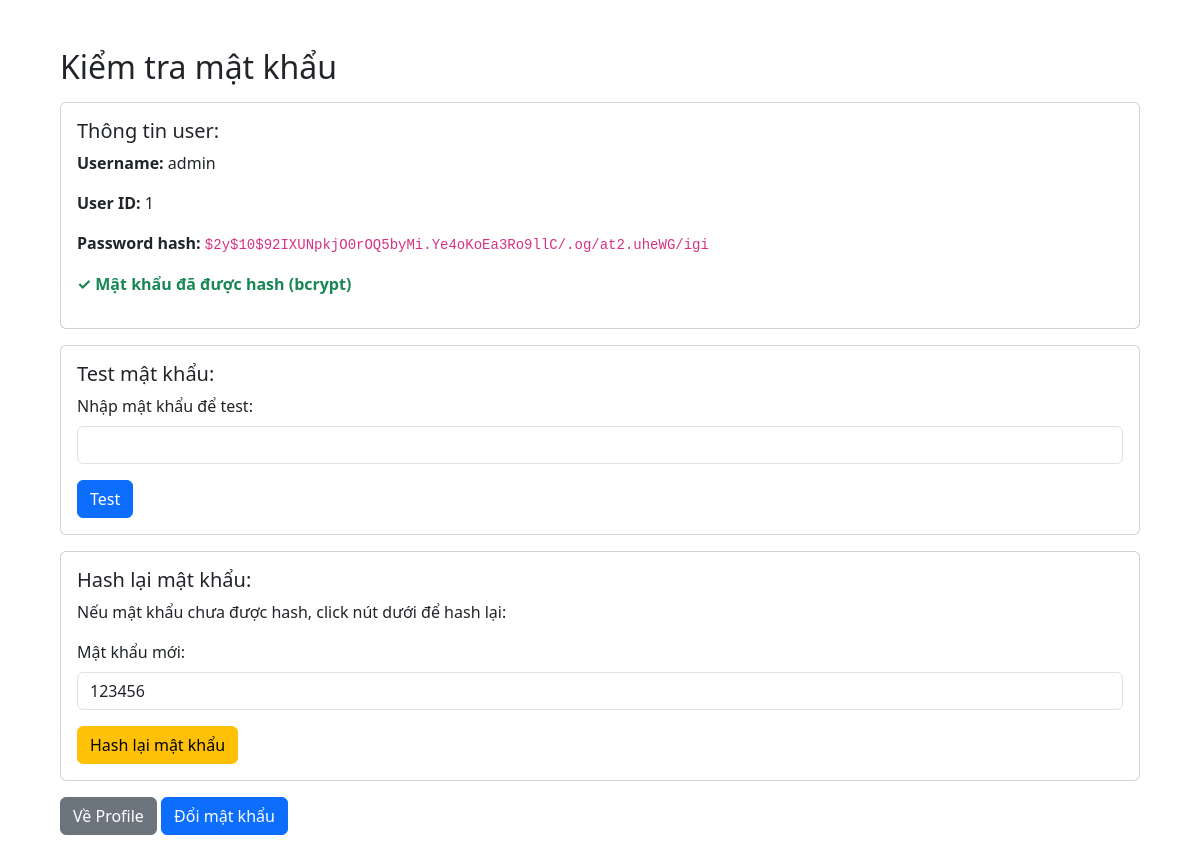
/check_password.php (signed in), run on an earlier commit of the app's database.
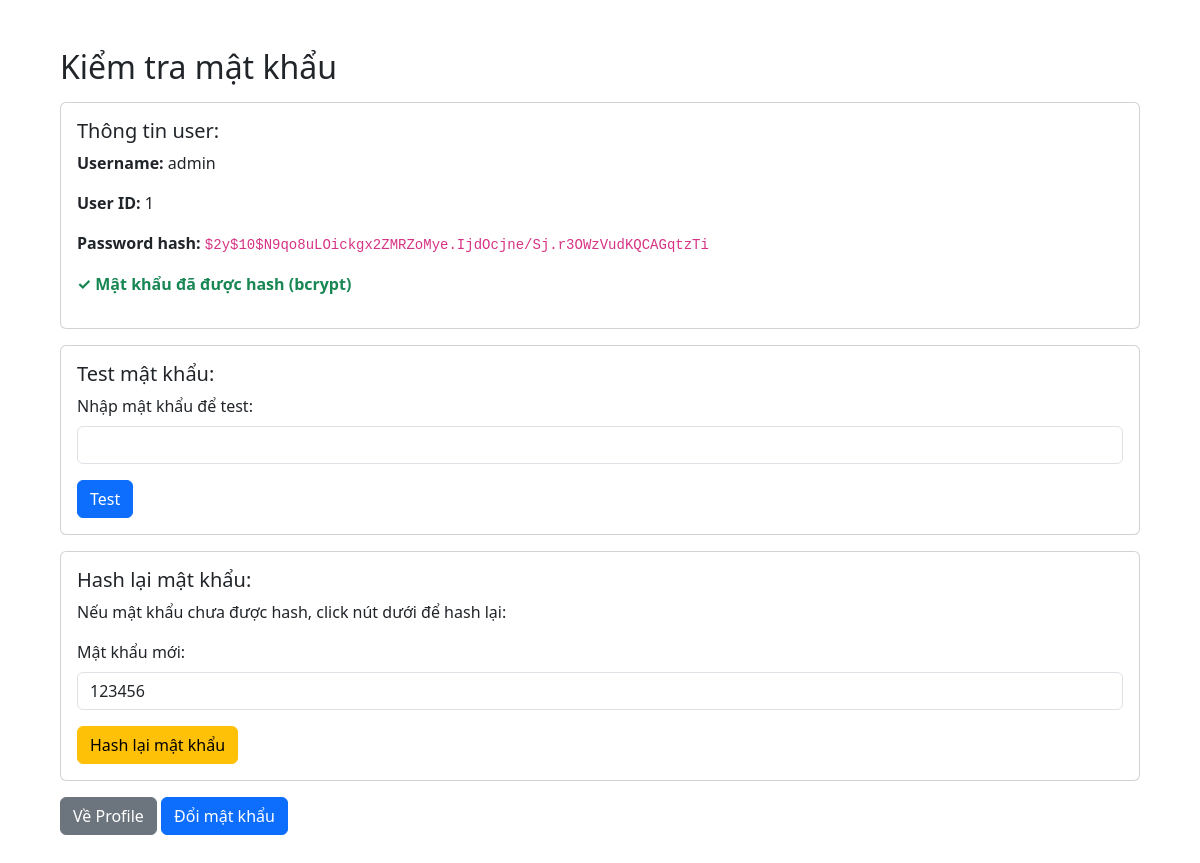
And on a later commit of the database.
### tables this page shows
CREATE TABLE users (
    user_id INT PRIMARY KEY AUTO_INCREMENT,
    username VARCHAR(50) UNIQUE NOT NULL,
    password VARCHAR(255) NOT NULL,
    full_name VARCHAR(100) NOT NULL,
    phone VARCHAR(20) COMMENT 'Số điện thoại',
    role ENUM('staff', 'manager') NOT NULL,
    created_at TIMESTAMP DEFAULT CURRENT_TIMESTAMP,
    updated_at DATETIME DEFAULT NULL,
    is_active TINYINT(1) DEFAULT 1
);

### models/Database.php (called while the page is built, shortened)
<?php
class Database {
    private static $instance = null;
    private $connection;
    private function __construct() {
        $maxRetries = 3;
        $retryCount = 0;
        while ($retryCount < $maxRetries) {
            try {
                $dsn = "mysql:host=" . DB_HOST . ";dbname=" . DB_NAME . ";charset=" . DB_CHARSET;
                $options = [
                    PDO::ATTR_ERRMODE => PDO::ERRMODE_EXCEPTION,
                    PDO::ATTR_DEFAULT_FETCH_MODE => PDO::FETCH_ASSOC,
                    PDO::ATTR_EMULATE_PREPARES => false,
                    PDO::ATTR_TIMEOUT => 10,
                    PDO::MYSQL_ATTR_INIT_COMMAND => "SET NAMES utf8mb4"
                ];
                $this->connection = new PDO($dsn, DB_USER, DB_PASS, $options);
                $this->connection->query("SELECT 1");
                return;
            } catch (PDOException $e) {
                try {
                    $dsn = "mysql:host=" . DB_HOST . ";charset=" . DB_CHARSET;
                    $pdo = new PDO($dsn, DB_USER, DB_PASS, $options);
                    $pdo->exec("CREATE DATABASE IF NOT EXISTS " . DB_NAME . " CHARACTER SET utf8mb4 COLLATE utf8mb4_unicode_ci");
                    $pdo->exec("USE " . DB_NAME);
                    $this->createUsersTable($pdo);
                    $this->connection = $pdo;
                    return;
                } catch (PDOException $e2) {
                    $retryCount++;
                    if ($retryCount >= $maxRetries) {
                        error_log("Database connection error after {$maxRetries} retries: " . $e2->getMessage());
                        error_log("Connection details - Host: " . DB_HOST . ", Database: " . DB_NAME . ", User: " . DB_USER);
                        if (strpos($e2->getMessage(), 'Connection refused') !== false) {
                            throw new Exception('Không thể kết nối MySQL. Vui lòng kiểm tra XAMPP MySQL đã được khởi động chưa.');
                        } elseif (strpos($e2->getMessage(), 'Access denied') !== false) {
                            throw new Exception('Lỗi xác thực database. Kiểm tra username/password trong file .env');
                        } else {
                            throw new Exception('Lỗi kết nối database: ' . $e2->getMessage());
                        }
                    }
                    sleep(1);
                }
            }
        }
    }
    public static function getInstance() {
        if (self::$instance === null) {
            self::$instance = new self();
        }
        return self::$instance;
    }
    public function query($sql, $params = []) {
        try {
            $stmt = $this->connection->prepare($sql);
            $stmt->execute($params);
            return $stmt;
        } catch (PDOException $e) {
            error_log("Database query error: " . $e->getMessage());
            throw $e;
        }
    }
}

### models/User.php (called while the page is built, shortened)
<?php
require_once 'Database.php';
class User {
    private $db;
    public function __construct() {
        $this->db = Database::getInstance();
    }
    public function findByUsername($username) {
        $sql = "SELECT * FROM users WHERE username = ?";
        $stmt = $this->db->query($sql, [$username]);
        return $stmt->fetch();
    }
}

### check_password.php (the view, shortened to what this page needs)
<?php
require_once 'models/Database.php';
require_once 'models/User.php';
$userModel = new User();
$user = $userModel->findByUsername($_SESSION['username']);
echo "<!DOCTYPE html>\n";
echo "<html><head><title>Kiểm tra mật khẩu</title>";
echo "<link href='https://cdn.jsdelivr.net/npm/bootstrap@5.3.0/dist/css/bootstrap.min.css' rel='stylesheet'>";
echo "</head><body class='p-5'>\n";
echo "<div class='container'>\n";
echo "<h2>Kiểm tra mật khẩu</h2>\n";
echo "<div class='card mt-3'>";
echo "<div class='card-body'>";
echo "<h5>Thông tin user:</h5>";
echo "<p><strong>Username:</strong> " . htmlspecialchars($user['username']) . "</p>";
echo "<p><strong>User ID:</strong> " . $user['user_id'] . "</p>";
echo "<p><strong>Password hash:</strong> <code>" . htmlspecialchars($user['password']) . "</code></p>";
if (strlen($user['password']) === 60 && strpos($user['password'], '$2y$') === 0) {
    echo "<p class='text-success'><strong>✓ Mật khẩu đã được hash (bcrypt)</strong></p>";
} else {
    echo "<p class='text-danger'><strong>✗ Mật khẩu CHƯA được hash (plain text)</strong></p>";
    echo "<p class='text-warning'>Mật khẩu hiện tại: <code>" . htmlspecialchars($user['password']) . "</code></p>";
}
echo "</div>";
echo "</div>";
echo "<div class='card mt-3'>";
echo "<div class='card-body'>";
echo "<h5>Test mật khẩu:</h5>";
echo "<form method='POST'>";
echo "<div class='mb-3'>";
echo "<label class='form-label'>Nhập mật khẩu để test:</label>";
echo "<input type='text' class='form-control' name='test_password' required>";
echo "</div>";
echo "<button type='submit' class='btn btn-primary'>Test</button>";
echo "</form>";
echo "</div>";
echo "</div>";
echo "<div class='card mt-3'>";
echo "<div class='card-body'>";
echo "<h5>Hash lại mật khẩu:</h5>";
if (isset($_GET['rehash'])) {
    $newPassword = $_GET['password'] ?? '123456';
    $hashedPassword = password_hash($newPassword, PASSWORD_DEFAULT);
    $db = Database::getInstance();
    $db->execute("UPDATE users SET password = ? WHERE user_id = ?", [$hashedPassword, $user['user_id']]);
    echo "<div class='alert alert-success'>";
    echo "✓ Đã hash lại mật khẩu thành: <strong>$newPassword</strong>";
    echo "<br>Hash: <code>$hashedPassword</code>";
    echo "</div>";
    echo "<a href='check_password.php' class='btn btn-info'>Kiểm tra lại</a>";
} else {
    echo "<p>Nếu mật khẩu chưa được hash, click nút dưới để hash lại:</p>";
    echo "<form method='GET'>";
    echo "<div class='mb-3'>";
    echo "<label class='form-label'>Mật khẩu mới:</label>";
    echo "<input type='text' class='form-control' name='password' value='123456'>";
    echo "</div>";
    echo "<button type='submit' name='rehash' value='1' class='btn btn-warning'>Hash lại mật khẩu</button>";
    echo "</form>";
}
echo "</div>";
echo "</div>";
echo "<div class='mt-3'>";
echo "<a href='index.php?page=profile' class='btn btn-secondary'>Về Profile</a> ";
echo "<a href='index.php?page=profile&action=change_password' class='btn btn-primary'>Đổi mật khẩu</a>";
echo "</div>";
echo "</div>\n";
echo "</body></html>\n";

What changed in the data, as far as the page shows it:
changed users "admin": password "$2y$10$92IXUNpkjO0rOQ5byMi.Ye4oKoEa3Ro9llC/.og/at2.uheWG/igi" → "$2y$10$N9qo8uLOickgx2ZMRZoMye.IjdOcjne/Sj.r3OWzVudKQCAGqtzTi"
